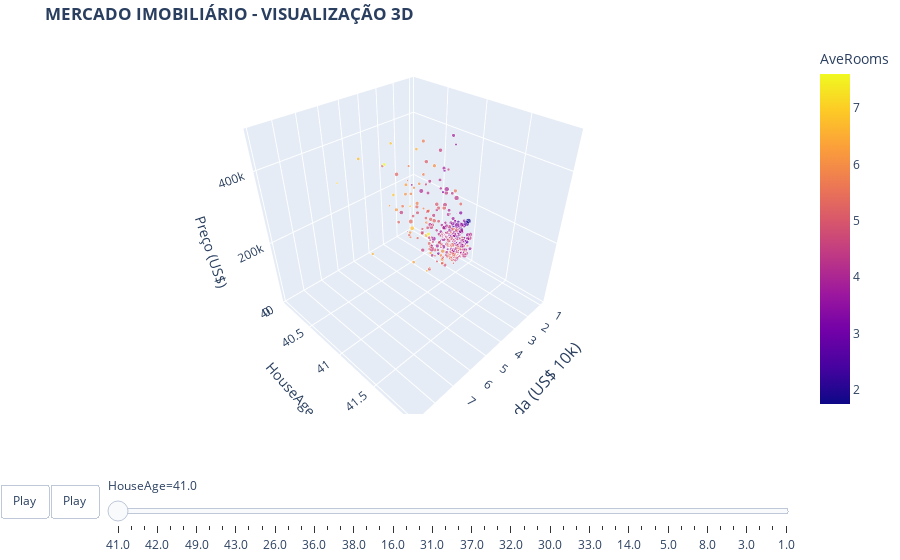

Notebook cell for this chart:
### Code cell
import plotly.express as px

try:
    df = pd.read_csv(os.path.join(caminho_completo, 'california_housing.csv'))
except:
    df = pd.read_csv(os.path.join(caminho_base, 'california_housing.csv'))

fig = px.scatter_3d(df,
                    x='MedInc',
                    y='HouseAge', 
                    z='Preco',
                    color='AveRooms',
                    size='Population',
                    hover_data=['AveBedrms', 'Population'],
                    animation_frame='HouseAge',  # Novo: animação por idade
                    range_z=[0, 500000],  # Limite do eixo Z
                    labels={'MedInc': 'Renda (US$ 10k)', 'Preco': 'Preço (US$)'},
                    title='<b>MERCADO IMOBILIÁRIO - VISUALIZAÇÃO 3D</b>')

fig.update_layout(
    scene=dict(
        xaxis_title_font=dict(size=16),
        zaxis=dict(nticks=5)),
    margin=dict(l=0, r=0, b=0, t=40),
    updatemenus=[dict(buttons=[dict(label='Play',
                                  method='animate',
                                  args=[None])])]
)

fig.show()

### Figure 1 — Plotly figure (JSON) as saved in the notebook; plotly's stock layout.template omitted (floating-point values rounded to 4 significant figures; data arrays with more than 128 entries replaced by an {"elided": "..."} marker saying what was removed)
{"data": [{"customdata": {"elided": "296x2 float values"}, "hovertemplate": "HouseAge=%{y}<br>Renda (US$ 10k)=%{x}<br>Preço (US$)=%{z}<br>Population=%{customdata[1]}<br>AveBedrms=%{customdata[0]}<br>AveRooms=%{marker.color}<extra></extra>", "legendgroup": "", "marker": {"color": {"elided": "296 float values"}, "coloraxis": "coloraxis", "size": {"elided": "296 float values"}, "sizemode": "area", "sizeref": 89.2, "symbol": "circle"}, "mode": "markers", "name": "", "scene": "scene", "showlegend": false, "type": "scatter3d", "x": {"elided": "296 float values"}, "y": {"elided": "296 float values"}, "z": {"elided": "296 float values"}}], "layout": {"coloraxis": {"colorbar": {"title": {"text": "AveRooms"}}, "colorscale": [[0, "#0d0887"], [0.1111, "#46039f"], [0.2222, "#7201a8"], [0.3333, "#9c179e"], [0.4444, "#bd3786"], [0.5556, "#d8576b"], [0.6667, "#ed7953"], [0.7778, "#fb9f3a"], [0.8889, "#fdca26"], [1, "#f0f921"]]}, "legend": {"itemsizing": "constant", "tracegroupgap": 0}, "margin": {"b": 0, "l": 0, "r": 0, "t": 40}, "scene": {"domain": {"x": [0, 1], "y": [0, 1]}, "xaxis": {"title": {"font": {"size": 16}, "text": "Renda (US$ 10k)"}}, "yaxis": {"categoryarray": [41, 21, 52, 42, 50, 40, 49, 48, 51, 43, 2, 46, 26, 20, 17, 36, 19, 23, 38, 35, 10, 16, 27, 39, 31, 29, 22, 37, 28, 34, 32, 47, 44, 30, 18, 45, 33, 24, 15, 14, 13, 25, 5, 12, 6, 8, 9, 7, 3, 4, 11, 1], "categoryorder": "array", "title": {"text": "HouseAge"}}, "zaxis": {"nticks": 5, "range": [0, 500000], "title": {"text": "Preço (US$)"}}}, "sliders": [{"active": 0, "currentvalue": {"prefix": "HouseAge="}, "len": 0.9, "pad": {"b": 10, "t": 60}, "steps": [{"args": [["41.0"], {"frame": {"duration": 0, "redraw": true}, "fromcurrent": true, "mode": "immediate", "transition": {"duration": 0, "easing": "linear"}}], "label": "41.0", "method": "animate"}, {"args": [["21.0"], {"frame": {"duration": 0, "redraw": true}, "fromcurrent": true, "mode": "immediate", "transition": {"duration": 0, "easing": "linear"}}], "label": "21.0", "method": "animate"}, {"args": [["52.0"], {"frame": {"duration": 0, "redraw": true}, "fromcurrent": true, "mode": "immediate", "transition": {"duration": 0, "easing": "linear"}}], "label": "52.0", "method": "animate"}, {"args": [["42.0"], {"frame": {"duration": 0, "redraw": true}, "fromcurrent": true, "mode": "immediate", "transition": {"duration": 0, "easing": "linear"}}], "label": "42.0", "method": "animate"}, {"args": [["50.0"], {"frame": {"duration": 0, "redraw": true}, "fromcurrent": true, "mode": "immediate", "transition": {"duration": 0, "easing": "linear"}}], "label": "50.0", "method": "animate"}, {"args": [["40.0"], {"frame": {"duration": 0, "redraw": true}, "fromcurrent": true, "mode": "immediate", "transition": {"duration": 0, "easing": "linear"}}], "label": "40.0", "method": "animate"}, {"args": [["49.0"], {"frame": {"duration": 0, "redraw": true}, "fromcurrent": true, "mode": "immediate", "transition": {"duration": 0, "easing": "linear"}}], "label": "49.0", "method": "animate"}, {"args": [["48.0"], {"frame": {"duration": 0, "redraw": true}, "fromcurrent": true, "mode": "immediate", "transition": {"duration": 0, "easing": "linear"}}], "label": "48.0", "method": "animate"}, {"args": [["51.0"], {"frame": {"duration": 0, "redraw": true}, "fromcurrent": true, "mode": "immediate", "transition": {"duration": 0, "easing": "linear"}}], "label": "51.0", "method": "animate"}, {"args": [["43.0"], {"frame": {"duration": 0, "redraw": true}, "fromcurrent": true, "mode": "immediate", "transition": {"duration": 0, "easing": "linear"}}], "label": "43.0", "method": "animate"}, {"args": [["2.0"], {"frame": {"duration": 0, "redraw": true}, "fromcurrent": true, "mode": "immediate", "transition": {"duration": 0, "easing": "linear"}}], "label": "2.0", "method": "animate"}, {"args": [["46.0"], {"frame": {"duration": 0, "redraw": true}, "fromcurrent": true, "mode": "immediate", "transition": {"duration": 0, "easing": "linear"}}], "label": "46.0", "method": "animate"}, {"args": [["26.0"], {"frame": {"duration": 0, "redraw": true}, "fromcurrent": true, "mode": "immediate", "transition": {"duration": 0, "easing": "linear"}}], "label": "26.0", "method": "animate"}, {"args": [["20.0"], {"frame": {"duration": 0, "redraw": true}, "fromcurrent": true, "mode": "immediate", "transition": {"duration": 0, "easing": "linear"}}], "label": "20.0", "method": "animate"}, {"args": [["17.0"], {"frame": {"duration": 0, "redraw": true}, "fromcurrent": true, "mode": "immediate", "transition": {"duration": 0, "easing": "linear"}}], "label": "17.0", "method": "animate"}, {"args": [["36.0"], {"frame": {"duration": 0, "redraw": true}, "fromcurrent": true, "mode": "immediate", "transition": {"duration": 0, "easing": "linear"}}], "label": "36.0", "method": "animate"}, {"args": [["19.0"], {"frame": {"duration": 0, "redraw": true}, "fromcurrent": true, "mode": "immediate", "transition": {"duration": 0, "easing": "linear"}}], "label": "19.0", "method": "animate"}, {"args": [["23.0"], {"frame": {"duration": 0, "redraw": true}, "fromcurrent": true, "mode": "immediate", "transition": {"duration": 0, "easing": "linear"}}], "label": "23.0", "method": "animate"}, {"args": [["38.0"], {"frame": {"duration": 0, "redraw": true}, "fromcurrent": true, "mode": "immediate", "transition": {"duration": 0, "easing": "linear"}}], "label": "38.0", "method": "animate"}, {"args": [["35.0"], {"frame": {"duration": 0, "redraw": true}, "fromcurrent": true, "mode": "immediate", "transition": {"duration": 0, "easing": "linear"}}], "label": "35.0", "method": "animate"}, {"args": [["10.0"], {"frame": {"duration": 0, "redraw": true}, "fromcurrent": true, "mode": "immediate", "transition": {"duration": 0, "easing": "linear"}}], "label": "10.0", "method": "animate"}, {"args": [["16.0"], {"frame": {"duration": 0, "redraw": true}, "fromcurrent": true, "mode": "immediate", "transition": {"duration": 0, "easing": "linear"}}], "label": "16.0", "method": "animate"}, {"args": [["27.0"], {"frame": {"duration": 0, "redraw": true}, "fromcurrent": true, "mode": "immediate", "transition": {"duration": 0, "easing": "linear"}}], "label": "27.0", "method": "animate"}, {"args": [["39.0"], {"frame": {"duration": 0, "redraw": true}, "fromcurrent": true, "mode": "immediate", "transition": {"duration": 0, "easing": "linear"}}], "label": "39.0", "method": "animate"}, {"args": [["31.0"], {"frame": {"duration": 0, "redraw": true}, "fromcurrent": true, "mode": "immediate", "transition": {"duration": 0, "easing": "linear"}}], "label": "31.0", "method": "animate"}, {"args": [["29.0"], {"frame": {"duration": 0, "redraw": true}, "fromcurrent": true, "mode": "immediate", "transition": {"duration": 0, "easing": "linear"}}], "label": "29.0", "method": "animate"}, {"args": [["22.0"], {"frame": {"duration": 0, "redraw": true}, "fromcurrent": true, "mode": "immediate", "transition": {"duration": 0, "easing": "linear"}}], "label": "22.0", "method": "animate"}, {"args": [["37.0"], {"frame": {"duration": 0, "redraw": true}, "fromcurrent": true, "mode": "immediate", "transition": {"duration": 0, "easing": "linear"}}], "label": "37.0", "method": "animate"}, {"args": [["28.0"], {"frame": {"duration": 0, "redraw": true}, "fromcurrent": true, "mode": "immediate", "transition": {"duration": 0, "easing": "linear"}}], "label": "28.0", "method": "animate"}, {"args": [["34.0"], {"frame": {"duration": 0, "redraw": true}, "fromcurrent": true, "mode": "immediate", "transition": {"duration": 0, "easing": "linear"}}], "label": "34.0", "method": "animate"}, {"args": [["32.0"], {"frame": {"duration": 0, "redraw": true}, "fromcurrent": true, "mode": "immediate", "transition": {"duration": 0, "easing": "linear"}}], "label": "32.0", "method": "animate"}, {"args": [["47.0"], {"frame": {"duration": 0, "redraw": true}, "fromcurrent": true, "mode": "immediate", "transition": {"duration": 0, "easing": "linear"}}], "label": "47.0", "method": "animate"}, {"args": [["44.0"], {"frame": {"duration": 0, "redraw": true}, "fromcurrent": true, "mode": "immediate", "transition": {"duration": 0, "easing": "linear"}}], "label": "44.0", "method": "animate"}, {"args": [["30.0"], {"frame": {"duration": 0, "redraw": true}, "fromcurrent": true, "mode": "immediate", "transition": {"duration": 0, "easing": "linear"}}], "label": "30.0", "method": "animate"}, {"args": [["18.0"], {"frame": {"duration": 0, "redraw": true}, "fromcurrent": true, "mode": "immediate", "transition": {"duration": 0, "easing": "linear"}}], "label": "18.0", "method": "animate"}, {"args": [["45.0"], {"frame": {"duration": 0, "redraw": true}, "fromcurrent": true, "mode": "immediate", "transition": {"duration": 0, "easing": "linear"}}], "label": "45.0", "method": "animate"}, {"args": [["33.0"], {"frame": {"duration": 0, "redraw": true}, "fromcurrent": true, "mode": "immediate", "transition": {"duration": 0, "easing": "linear"}}], "label": "33.0", "method": "animate"}, {"args": [["24.0"], {"frame": {"duration": 0, "redraw": true}, "fromcurrent": true, "mode": "immediate", "transition": {"duration": 0, "easing": "linear"}}], "label": "24.0", "method": "animate"}, {"args": [["15.0"], {"frame": {"duration": 0, "redraw": true}, "fromcurrent": true, "mode": "immediate", "transition": {"duration": 0, "easing": "linear"}}], "label": "15.0", "method": "animate"}, {"args": [["14.0"], {"frame": {"duration": 0, "redraw": true}, "fromcurrent": true, "mode": "immediate", "transition": {"duration": 0, "easing": "linear"}}], "label": "14.0", "method": "animate"}, {"args": [["13.0"], {"frame": {"duration": 0, "redraw": true}, "fromcurrent": true, "mode": "immediate", "transition": {"duration": 0, "easing": "linear"}}], "label": "13.0", "method": "animate"}, {"args": [["25.0"], {"frame": {"duration": 0, "redraw": true}, "fromcurrent": true, "mode": "immediate", "transition": {"duration": 0, "easing": "linear"}}], "label": "25.0", "method": "animate"}, {"args": [["5.0"], {"frame": {"duration": 0, "redraw": true}, "fromcurrent": true, "mode": "immediate", "transition": {"duration": 0, "easing": "linear"}}], "label": "5.0", "method": "animate"}, {"args": [["12.0"], {"frame": {"duration": 0, "redraw": true}, "fromcurrent": true, "mode": "immediate", "transition": {"duration": 0, "easing": "linear"}}], "label": "12.0", "method": "animate"}, {"args": [["6.0"], {"frame": {"duration": 0, "redraw": true}, "fromcurrent": true, "mode": "immediate", "transition": {"duration": 0, "easing": "linear"}}], "label": "6.0", "method": "animate"}, {"args": [["8.0"], {"frame": {"duration": 0, "redraw": true}, "fromcurrent": true, "mode": "immediate", "transition": {"duration": 0, "easing": "linear"}}], "label": "8.0", "method": "animate"}, {"args": [["9.0"], {"frame": {"duration": 0, "redraw": true}, "fromcurrent": true, "mode": "immediate", "transition": {"duration": 0, "easing": "linear"}}], "label": "9.0", "method": "animate"}, {"args": [["7.0"], {"frame": {"duration": 0, "redraw": true}, "fromcurrent": true, "mode": "immediate", "transition": {"duration": 0, "easing": "linear"}}], "label": "7.0", "method": "animate"}, {"args": [["3.0"], {"frame": {"duration": 0, "redraw": true}, "fromcurrent": true, "mode": "immediate", "transition": {"duration": 0, "easing": "linear"}}], "label": "3.0", "method": "animate"}, {"args": [["4.0"], {"frame": {"duration": 0, "redraw": true}, "fromcurrent": true, "mode": "immediate", "transition": {"duration": 0, "easing": "linear"}}], "label": "4.0", "method": "animate"}, {"args": [["11.0"], {"frame": {"duration": 0, "redraw": true}, "fromcurrent": true, "mode": "immediate", "transition": {"duration": 0, "easing": "linear"}}], "label": "11.0", "method": "animate"}, {"args": [["1.0"], {"frame": {"duration": 0, "redraw": true}, "fromcurrent": true, "mode": "immediate", "transition": {"duration": 0, "easing": "linear"}}], "label": "1.0", "method": "animate"}], "x": 0.1, "xanchor": "left", "y": 0, "yanchor": "top"}], "title": {"text": "<b>MERCADO IMOBILIÁRIO - VISUALIZAÇÃO 3D</b>"}, "updatemenus": [{"buttons": [{"args": [null], "label": "Play", "method": "animate"}, {"args": [null], "label": "Play", "method": "animate"}], "direction": "left", "pad": {"r": 10, "t": 70}, "showactive": false, "type": "buttons", "x": 0.1, "xanchor": "right", "y": 0, "yanchor": "top"}]}}
